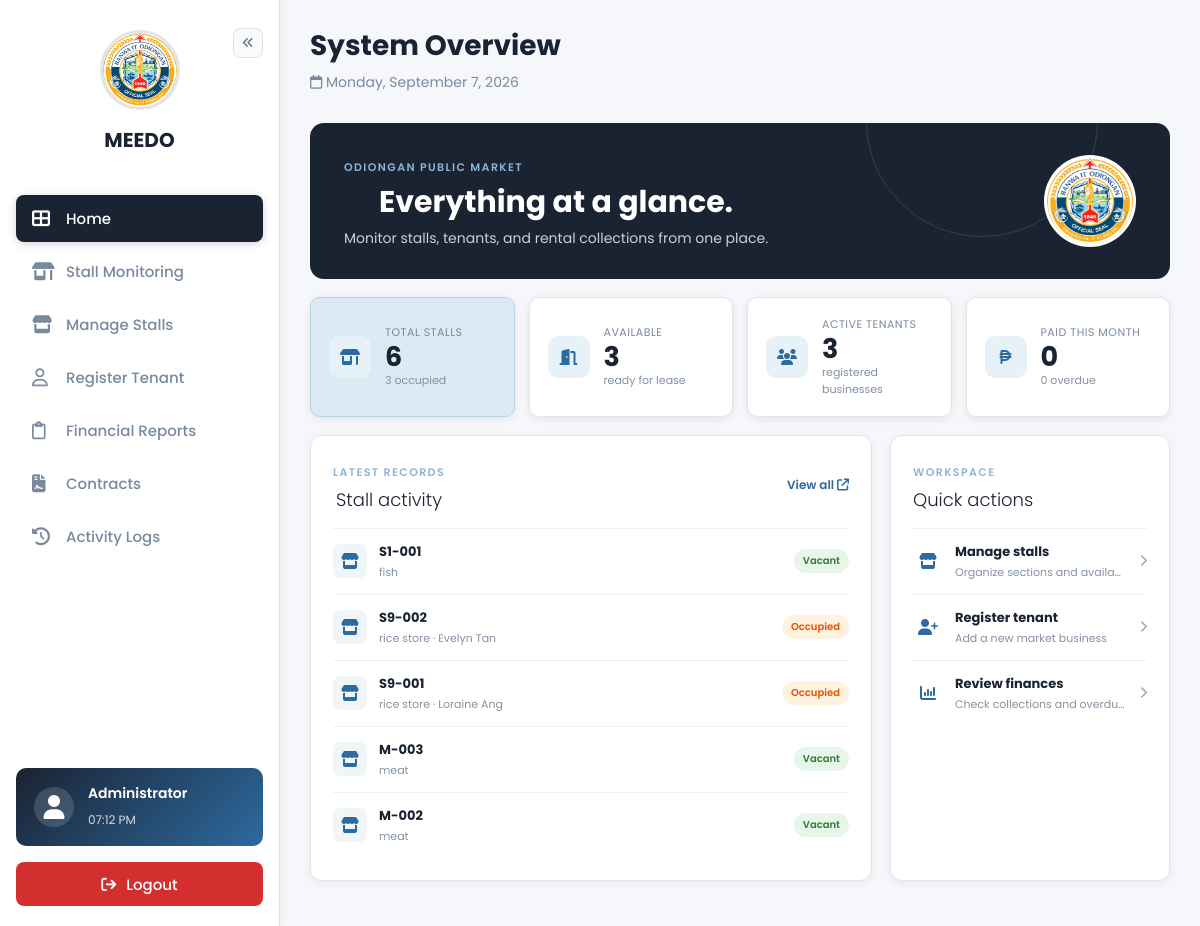
Before: /homepage.php (signed in) with the older database file.
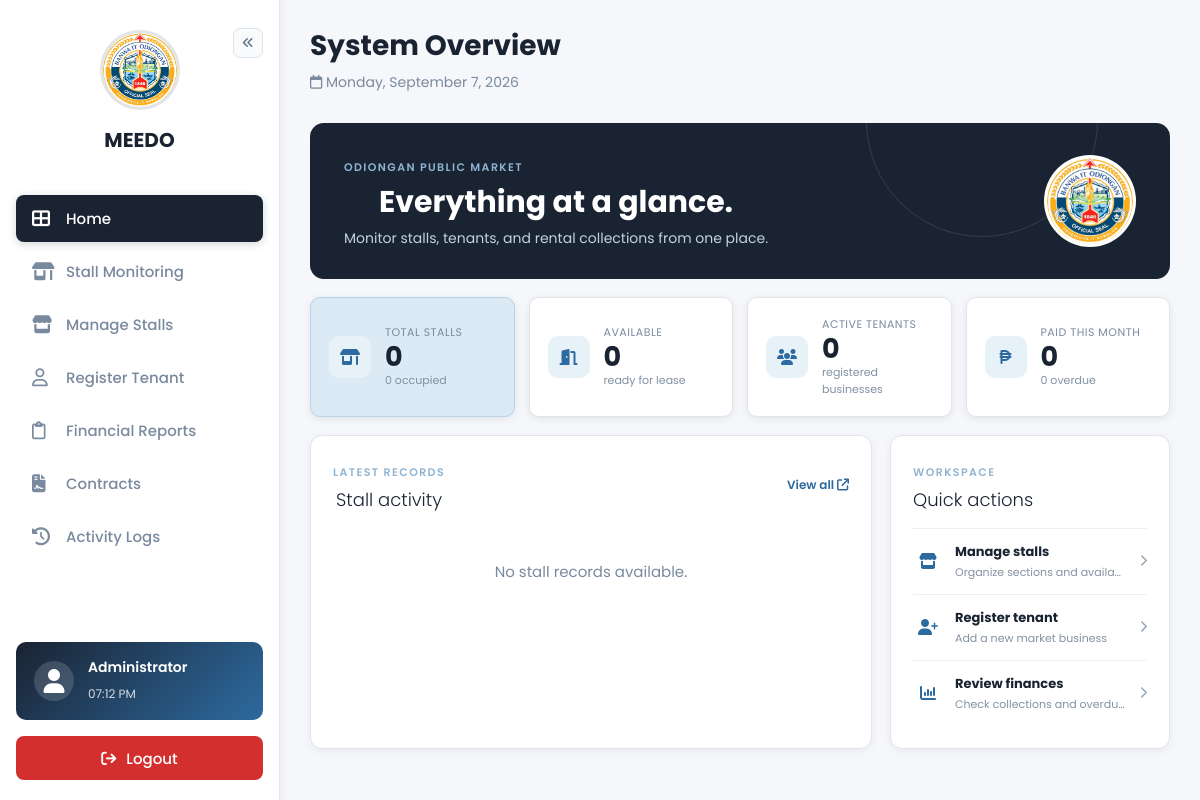
After: the same page with the newer database file.
### tables this page shows
CREATE TABLE IF NOT EXISTS stalls (
    id INT UNSIGNED AUTO_INCREMENT PRIMARY KEY,
    stall_number VARCHAR(20) NOT NULL,
    section_id INT UNSIGNED NULL,
    tenant_name VARCHAR(100) NULL,
    status ENUM('Occupied', 'Vacant') NOT NULL DEFAULT 'Vacant',
    monthly_rent DECIMAL(10, 2) NOT NULL DEFAULT 0.00,
    created_at TIMESTAMP NOT NULL DEFAULT CURRENT_TIMESTAMP,
    UNIQUE KEY uq_stall_number (stall_number),
    KEY idx_stalls_section (section_id),
    KEY idx_stalls_status (status),
    CONSTRAINT fk_stalls_section
        FOREIGN KEY (section_id) REFERENCES sections (id)
        ON DELETE CASCADE
);

CREATE TABLE IF NOT EXISTS sections (
    id INT UNSIGNED AUTO_INCREMENT PRIMARY KEY,
    section_name VARCHAR(100) NOT NULL,
    icon_class VARCHAR(50) NOT NULL DEFAULT 'Store',
    display_order INT NOT NULL DEFAULT 0,
    created_at TIMESTAMP NOT NULL DEFAULT CURRENT_TIMESTAMP,
    UNIQUE KEY uq_section_name (section_name)
);

### homepage.php (the view, shortened to what this page needs)
<?php
$activePage = 'home';
include 'includes/database.php';
$overview = [
    'stalls' => 0,
    'occupied' => 0,
    'vacant' => 0,
    'tenants' => 0,
    'sections' => 0,
    'paid' => 0,
    'overdue' => 0,
];
$recentStalls = [];
try {
    $result = mysqli_query($conn, "SELECT
        COUNT(*) AS stalls,
        SUM(status = 'Occupied') AS occupied,
        SUM(status = 'Vacant') AS vacant
        FROM stalls");
    if ($result) {
        $overview = array_merge($overview, mysqli_fetch_assoc($result) ?: []);
    }
    $result = mysqli_query($conn, "SELECT COUNT(*) AS count FROM tenants WHERE status = 'active'");
    if ($result) {
        $overview['tenants'] = mysqli_fetch_assoc($result)['count'] ?? 0;
    }
    $result = mysqli_query($conn, "SELECT COUNT(*) AS count FROM sections");
    if ($result) {
        $overview['sections'] = mysqli_fetch_assoc($result)['count'] ?? 0;
    }
    $result = mysqli_query($conn, "SELECT
        COUNT(DISTINCT CASE WHEN status = 'Paid' THEN stall_id END) AS paid,
        COUNT(DISTINCT CASE WHEN status = 'Overdue' THEN stall_id END) AS overdue
        FROM payments
        WHERE month_covered = DATE_FORMAT(CURDATE(), '%Y-%m-01')");
    if ($result) {
        $overview = array_merge($overview, mysqli_fetch_assoc($result) ?: []);
    }
    $result = mysqli_query($conn, "SELECT s.stall_number, s.status, s.monthly_rent,
        sec.section_name, COALESCE(t.full_name, s.tenant_name) AS tenant_name
        FROM stalls s
        LEFT JOIN sections sec ON s.section_id = sec.id
        LEFT JOIN tenants t ON s.id = t.stall_id AND t.status = 'active'
        ORDER BY s.created_at DESC
        LIMIT 5");
    if ($result) {
        while ($row = mysqli_fetch_assoc($result)) {
            $recentStalls[] = $row;
        }
    }
} catch (Exception $e) {
}
?>
<!DOCTYPE html>
<html lang="en">
<head>
    <link rel="stylesheet" href="css/homepage.css">
    <link rel="stylesheet" href="css/sidebar.css">
    <link rel="stylesheet" href="https://cdnjs.cloudflare.com/ajax/libs/font-awesome/6.5.2/css/all.min.css">
</head>
<body>
    <?php include 'includes/sidebar.php'; ?>
    <div class="main-content">
        <div class="content-wrapper">
            <div class="header">
                <div>
                    <h1>System Overview</h1>
                    <p>
                        <i class="fa-regular fa-calendar"></i>
                        <?php
                        echo date("l, F j, Y");
                        ?>
                    </p>
                </div>
            </div>
            <div class="home">
                <div class="overview-intro">
                    <div>
                        <span class="eyebrow">Odiongan Public Market</span>
                        <h1>Everything at a glance.</h1>
                        <p>Monitor stalls, tenants, and rental collections from one place.</p>
                    </div>
                    <img src="assets/meedo-logo.png" alt="MEEDO Logo">
                </div>
                <div class="metrics" aria-label="System summary">
                    <a class="metric-card metric-primary" href="stall-monitoring.php">
                        <span class="metric-icon"><i class="fa-solid fa-shop"></i></span>
                        <span><small>Total stalls</small><strong><?php echo (int) $overview['stalls']; ?></strong><em><?php echo (int) $overview['occupied']; ?> occupied</em></span>
                    </a>
                    <a class="metric-card" href="manage-stalls.php">
                        <span class="metric-icon"><i class="fa-solid fa-door-open"></i></span>
                        <span><small>Available</small><strong><?php echo (int) $overview['vacant']; ?></strong><em>ready for lease</em></span>
                    </a>
                    <a class="metric-card" href="register-tenants.php">
                        <span class="metric-icon"><i class="fa-solid fa-users"></i></span>
                        <span><small>Active tenants</small><strong><?php echo (int) $overview['tenants']; ?></strong><em>registered businesses</em></span>
                    </a>
                    <a class="metric-card" href="financial-reports.php">
                        <span class="metric-icon"><i class="fa-solid fa-peso-sign"></i></span>
                        <span><small>Paid this month</small><strong><?php echo (int) $overview['paid']; ?></strong><em><?php echo (int) $overview['overdue']; ?> overdue</em></span>
                    </a>
                </div>
                <div class="overview-columns">
                    <section class="overview-panel activity-panel">
                        <div class="panel-heading">
                            <div><span class="eyebrow">Latest records</span><h2>Stall activity</h2></div>
                            <a href="stall-monitoring.php">View all <i class="fa-solid fa-arrow-up-right-from-square"></i></a>
                        </div>
                        <?php if ($recentStalls): ?>
                            <div class="activity-list">
                                <?php foreach ($recentStalls as $stall): ?>
                                    <a class="activity-row" href="stall-details.php?stall=<?php echo urlencode($stall['stall_number']); ?>">
                                        <span class="activity-mark"><i class="fa-solid fa-store"></i></span>
                                        <span class="activity-copy"><strong><?php echo htmlspecialchars($stall['stall_number']); ?></strong><small><?php echo htmlspecialchars($stall['section_name'] ?? 'Unassigned'); ?><?php if (!empty($stall['tenant_name'])): ?> &middot; <?php echo htmlspecialchars($stall['tenant_name']); ?><?php endif; ?></small></span>
                                        <span class="status-pill status-<?php echo strtolower($stall['status']); ?>"><?php echo htmlspecialchars($stall['status']); ?></span>
                                    </a>
                                <?php endforeach; ?>
                            </div>
                        <?php else: ?>
                            <p class="no-data">No stall records available.</p>
                        <?php endif; ?>
                    </section>
                    <section class="overview-panel quick-panel">
                        <div class="panel-heading"><div><span class="eyebrow">Workspace</span><h2>Quick actions</h2></div></div>
                        <a class="quick-link" href="manage-stalls.php"><i class="fa-solid fa-store"></i><span><strong>Manage stalls</strong><small>Organize sections and availability</small></span><i class="fa-solid fa-chevron-right"></i></a>
                        <a class="quick-link" href="register-tenants.php"><i class="fa-solid fa-user-plus"></i><span><strong>Register tenant</strong><small>Add a new market business</small></span><i class="fa-solid fa-chevron-right"></i></a>
                        <a class="quick-link" href="financial-reports.php"><i class="fa-solid fa-chart-column"></i><span><strong>Review finances</strong><small>Check collections and overdue rent</small></span><i class="fa-solid fa-chevron-right"></i></a>
                    </section>
                </div>
            </div>
        </div>
    </div>
</body>
</html>

### includes/sidebar.php (shortened to what this page needs)
<?php
$userRole = $_SESSION['role'] ?? '';
?>
<div class="sidebar">
    <div class="sidebar-header">
        <div class="logo">
        <img src="assets/meedo-logo.png" alt="MEEDO Logo">
        <h2>MEEDO</h2>
        </div>
        <button type="button" class="sidebar-toggle" onclick="toggleSidebar()" aria-label="Collapse menu" aria-expanded="true">
            <i class="fa-solid fa-angles-left"></i>
        </button>
    </div>
    <ul>
        <li class="<?= isset($activePage) && $activePage === 'home' ? 'active' : '' ?>">
            <a href="homepage.php">
                <i class="fa-solid fa-table-cells-large"></i>
                Home
            </a>
        </li>
        <li class="<?= isset($activePage) && $activePage === 'stall_monitoring' ? 'active' : '' ?>">
            <a href="stall-monitoring.php">
                <i class="fa-solid fa-shop"></i>
                Stall Monitoring
            </a>
        </li>
        <?php if ($userRole === 'Administrator'): ?>
            <li class="<?= isset($activePage) && $activePage === 'manage_stalls' ? 'active' : '' ?>">
                <a href="manage-stalls.php">
                    <i class="fa-solid fa-store"></i>
                    Manage Stalls
                </a>
            </li>
            <li class="<?= isset($activePage) && $activePage === 'register_tenant' ? 'active' : '' ?>">
                <a href="register-tenants.php">
                    <i class="fa-regular fa-user"></i>
                    Register Tenant
                </a>
            </li>
        <?php endif; ?>
        <li class="<?= isset($activePage) && $activePage === 'financial_reports' ? 'active' : '' ?>">
            <a href="financial-reports.php">
                <i class="fa-regular fa-clipboard"></i>
                Financial Reports
            </a>
        </li>
        <li class="<?= isset($activePage) && $activePage === 'contracts' ? 'active' : '' ?>">
            <a href="contracts.php">
                <i class="fa-solid fa-file-contract"></i>
                Contracts
            </a>
        </li>
        <?php if (in_array($userRole, ['Administrator', 'Treasury'], true)): ?>
            <li class="<?= isset($activePage) && $activePage === 'logs' ? 'active' : '' ?>">
                <a href="logs.php">
                    <i class="fa-solid fa-clock-rotate-left"></i>
                    Activity Logs
                </a>
            </li>
        <?php endif; ?>
    </ul>
    <div class="admin">
        <i class="fa-solid fa-user"></i>
        <div>
            <h4><?php echo htmlspecialchars($userRole); ?></h4>
            <span><?php
                echo date("h:i A");
            ?></span>
        </div>
    </div>
    <button onclick="confirmLogout()">
        <i class="fa-solid fa-arrow-right-from-bracket"></i>
        <span>Logout</span>
    </button>
</div>

### css/sidebar.css (style rules this page uses)
.sidebar { width: 280px; min-height: 100vh; background: #fff; padding: 20px 16px; border-right: 1px solid #e1e5ea; display: flex; flex-direction: column; flex-shrink: 0; overflow-y: auto; box-shadow: 2px 0 8px rgba(0, 0, 0, 0.05); position: sticky; top: 0; transition: width 0.25s ease, padding 0.25s ease; }
.sidebar-header { position: relative; }
.sidebar-toggle { position: absolute; top: 8px; right: 0; width: 30px !important; height: 30px !important; border: 1px solid #dbe3ec !important; border-radius: 7px !important; background: #f8fafc !important; color: #64748b !important; font-size: 12px !important; padding: 0; z-index: 1; }
.sidebar .logo { text-align: center; margin-bottom: 10px; padding: 10px 0; }
.sidebar .logo img { width: 80px; height: 80px; border-radius: 50%; object-fit: cover; border: 3px solid #e1e5ea; background: white; }
.sidebar .logo h2 { margin-top: 8px; color: #1a2332; font-size: 20px; font-weight: 700; }
.sidebar ul { list-style: none; margin-top: 20px; flex: 1; }
.sidebar ul li { padding: 12px 16px; margin-bottom: 6px; border-radius: 8px; cursor: pointer; display: flex; align-items: center; gap: 14px; color: #7a8a9e; font-size: 15px; font-weight: 500; transition: all 0.3s; }
.sidebar ul li i { width: 20px; font-size: 18px; }
.sidebar ul li.active { background: #1a2332; color: white; box-shadow: 0 2px 8px rgba(26, 35, 50, 0.2); }
.sidebar ul li a { display: flex; align-items: center; gap: 14px; color: inherit; text-decoration: none; width: 100%; height: 100%; }
.sidebar .admin { margin-top: auto; background: linear-gradient(135deg, #1a2332, #2d6a9f); color: white; border-radius: 10px; padding: 15px 18px; display: flex; gap: 14px; align-items: center; margin-bottom: 16px; }
.sidebar .admin div { min-width: 0; }
.sidebar .admin i { font-size: 24px; width: 40px; height: 40px; background: rgba(255, 255, 255, 0.15); border-radius: 50%; display: flex; align-items: center; justify-content: center; }
.sidebar .admin div h4 { font-size: 14px; font-weight: 600; margin-bottom: 2px; }
.sidebar .admin div span { font-size: 12px; opacity: 0.8; }
.sidebar button { width: 100%; height: 44px; flex-shrink: 0; border: none; background: #d32f2f; color: white; border-radius: 8px; cursor: pointer; font-size: 15px; font-weight: 500; display: flex; align-items: center; justify-content: center; gap: 10px; transition: background 0.3s; }

Changed rows visible on the page:
removed stalls: stall_number "S1-001", section.section_name "fish", status "Vacant"
removed stalls: stall_number "S9-002", section.section_name "rice store", tenant_name "Evelyn Tan", status "Occupied"
removed stalls: stall_number "S9-001", section.section_name "rice store", tenant_name "Loraine Ang", status "Occupied"
removed stalls: stall_number "M-003", section.section_name "meat", status "Vacant"
removed stalls: stall_number "M-002", section.section_name "meat", status "Vacant"
Other visible differences:
$overview['stalls']: "6" → "0"
$overview['occupied']: "3" → "0"
$overview['vacant']: "3" → "0"
$overview['tenants']: "3" → "0"
text now shown: "No stall records available."
